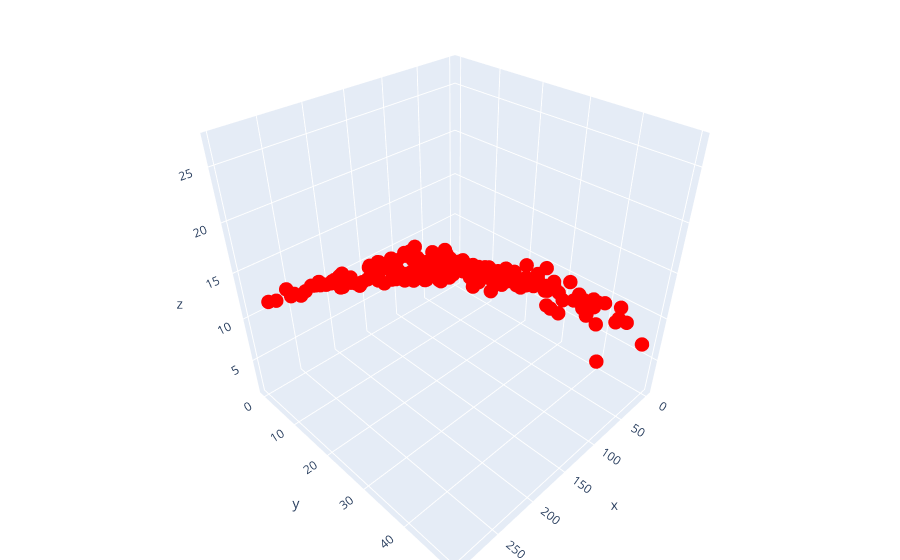

The notebook cell this image was saved under:
### Code cell
# create trace 1 that is 3d scatter
trace1 = go.Scatter3d(
    x=adv.TV,
    y=adv.Radio,
    z=adv.Sales,
    mode='markers',
    marker=dict(
        size=5,
        color='rgb(255,0,0)',                # set color to an array/list of desired values      
    )
)

data = [trace1]
layout = go.Layout(
    margin=dict(
        l=10,
        r=0,
        b=0,
        t=0  
    )
    
)
fig = go.Figure(data=data, layout=layout)
fig.show()

### Figure 1 — Plotly figure (JSON) as saved in the notebook; plotly's stock layout.template omitted (floating-point values rounded to 4 significant figures; data arrays with more than 128 entries replaced by an {"elided": "..."} marker saying what was removed)
{"data": [{"marker": {"color": "rgb(255,0,0)", "size": 5}, "mode": "markers", "type": "scatter3d", "x": {"elided": "200 float values"}, "y": {"elided": "200 float values"}, "z": {"elided": "200 float values"}}], "layout": {"margin": {"b": 0, "l": 10, "r": 0, "t": 0}}}
